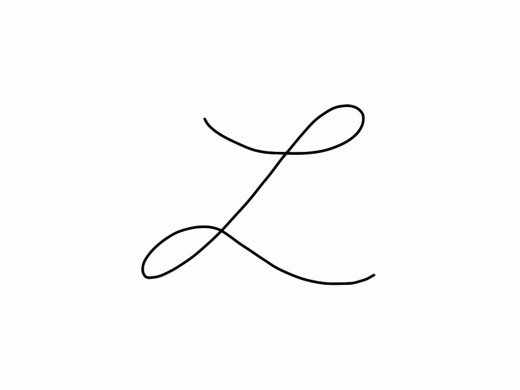
%> input picture l.jpg, 520 x 390 px
$ octave main.m   (GNU Octave 9; MATLAB toolbox functions it lacks are replaced by stand-ins)
%> lines starting %> are read from the running program, lines starting %| are printed output that depends on the picture; in (x1, y1, x2, y2) boxes, pixels count from 0 and x2, y2 are one past the last pixel; in counts of white or black regions, pixels touching at a corner belong together; the program's own positions count from 1
### imgcurve.m
function [imgcurvex, imgcurvey] = imgcurve(img)
    %stores all of the black pixels' coordinates in the image into curvex and curvey
    imgcurve=[];
    x=size(img,2);
    y=size(img,1);
    xx=[];
    yy=[];
    for i=1:1:x
        for n=1:1:y
            if img(n,i)==0
                xx=[xx i];
                yy=[yy n];

            end
        end
    end
    imgcurvex=xx;
    imgcurvey=y-yy;
end

### decloud.m
function [decloudcurve] = decloud(curvex, curvey, step)
    %initialize variables
    curve=[];
    n=[];
    zu=[];
    %create the combined curve array from curvex and curvey
    for i=1:1:size(curvex,2)
        curve=[curve; curvex(i) curvey(i)];
    end
    %main decloud loop
    for x=1:step:size(curve(:,1))
        %create array of all indexes of x values that are the same as
        %current x value
        n=find(curve(:,1)==curve(x,1));
        %initialize cell array of all y clusters for current x value
        ns={};
        %finds the difference between each adjecent point, stores all of
        %the indexes of all the breakpoints
        diffs=abs(diff(curve(n,2)));
        zs=find(diffs>1);
        if(size(zs,1)<1)
            %sets ns to n if there are no breakpoints
            ns=[ns; {n}];
        else
            %stores each cluster array in ns for each breakpoint
            brpt=1;
            u=1;
            nseval='ns=[';
            for k=1:1:size(zs,1)
                u=zs(k);
                nseval=strcat(nseval,' {n(',num2str(brpt),':1:',num2str(u),')}');
                brpt=u+1;
            end
            nseval=strcat(nseval, ' {n(',num2str(brpt),':1:',num2str(size(n,1)),')}];');
            eval(nseval);
        end
        %saves the average of each respective y cluster with the current x
        %value
        for t=1:1:size(ns,2)
            zu=[zu; x mean(curve(ns{t},2))];
        end
    end
    decloudcurve=zu;
end

### main.m
clear imgx imgy imgcurve image s k
%open image
image=imread('l.jpg');
%> image is the input picture: size 390x520x3 uint8; min 0, max 255, mean 251.4
%make it black and white
image=im2bw(image);
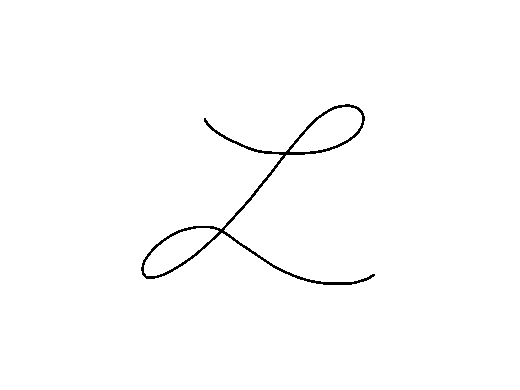
%> image: size 390x520 logical; 99% white; black in thin lines or dots, all inside (x1, y1, x2, y2) = (141, 104, 375, 285)
%define dimensions to be used in later functions
imagedim=size(image);
%> imagedim = [390 520]
%define how wide between each x input to be used in decloud.m
step=round(imagedim(2)/2);
%> step = 260
%apply imgcurve to image
[imgx, imgy]=imgcurve(image);
%> after the loop in imgcurve, `for i=1:1:x`: xx = 1988 values from 142 to 375; yy = 1988 values, max 285 at index 1567, min 105 at index 1750, mean 203.2
%> in imgcurve, `imgcurvex=xx;`: imgcurvex = 1988 values from 142 to 375
%> in imgcurve, `imgcurvey=y-yy;`: imgcurvey = 1988 values, max 285 at index 1750, min 105 at index 1567, mean 186.8
%> imgx = 1988 values from 142 to 375; imgy has the same summary as imgcurvey in imgcurve
%decloud curve
curvez=decloud(imgx*5, imgy, step);
%> the loop in decloud, `for i=1:1:size(curvex,2)` made 1988 passes
%> curve on passes 1 to 3: [710 122], [710 122; 710 121], [710 122; 710 121; 710 120]
%> after the loop in decloud, `for i=1:1:size(curvex,2)`: curve = 1988 rows, first 12: [710 122; 710 121; 710 120; 710 119; 715 126; 715 125; 715 124; 715 123; 715 122; 715 121; 715 120; 715 119]
%> the loop in decloud, `for x=1:step:size(curve(:,1))` made 8 passes
%> (x, n, ns, diffs, zs, nseval) on passes 2, 3, 4, 6: (261, [260; 261; 262; 263; 264; 265], {}, [1; 1; 32; 1; 1], 3, 'ns=[ {n(1:1:3)} {n(4:1:6)}];'), (521, [512; 513; 514; 515; 516; 517; 518; 519; 520; 521], {}, [1; 1; 95; 1; 1; 6; 1; 1; 1], [3; 6], 'ns=[ {n(1:1:3)} {n(4:1:6)} {n(7:1:10)}];'), (781, [779; 780; 781; 782; 783; 784; 785; 786; 787; 788], {}, [1; 1; 60; 1; 1; 1; 35; 1; 1], [3; 7], 'ns=[ {n(1:1:3)} {n(4:1:7)} {n(8:1:10)}];'), (1301, [1299; 1300; 1301; 1302; 1303; 1304; 1305; 1306; 1307; 1308], {}, [1; 1; 1; 9; 1; 1; 121; 1; 1], [4; 7], 'ns=[ {n(1:1:4)} {n(5:1:7)} {n(8:1:10)}];')
%> (x, ns, diffs, zs, nseval) on pass 5: (1041, {}, [1; 1; 22; 1; 1; 1; 1; 82; 1; 1], [3; 8], 'ns=[ {n(1:1:3)} {n(4:1:8)} {n(9:1:11)}];')
%> after the loop in decloud, `for x=1:step:size(curve(:,1))`: brpt = 7; u = 6; zu = 21 rows, first 12: [1 120.5; 261 158; 261 124; 521 258; 521 161; 521 152.5; 781 244; 781 181.5; 781 144; 1041 237; 1041 212; 1041 127]
%> in decloud, `decloudcurve=zu;`: decloudcurve has the same summary as zu
%> curvez has the same summary as zu in decloud
%make sure there are no duplicate points
curve=unique(curvez(:,:),'rows');
%> curve = 21 rows, first 12: [1 120.5; 261 124; 261 158; 521 152.5; 521 161; 521 258; 781 144; 781 181.5; 781 244; 1041 127; 1041 212; 1041 237]

%graph a scatter plot of all points in curve, and then prompt the user to
%order them by polling mouse input
scatter(curve(:,1), curve(:,2));
title('Click to define critical points, hit enter to finish');
h=gcf;
dcm_obj=datacursormode(h);
set(dcm_obj, 'DisplayStyle','datatip','Enable','on','SnapToDataVertex','on');
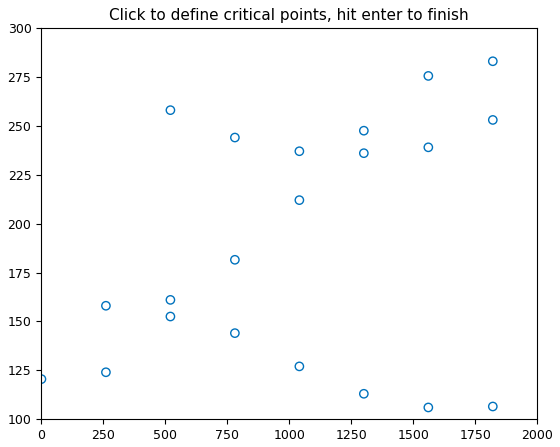
%> figure redrawn from the program's plot data
%> (the run ends here)

$ run again, with s.jpg copied over l.jpg
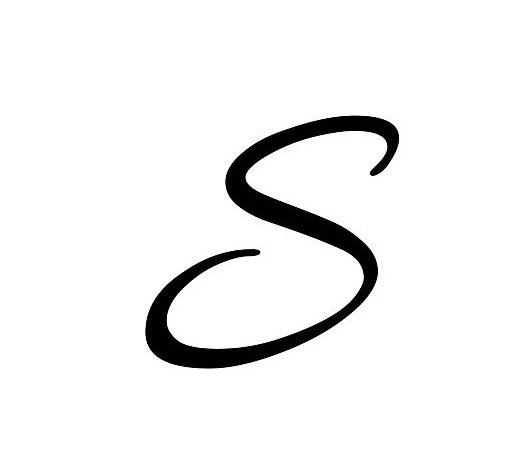
%> input picture s.jpg, 520 x 475 px
%> image is the input picture: size 475x520 uint8; min 0, max 255, mean 241.7
%> image: size 475x520 logical; 94.8% white; 1 black region, box (x1, y1, x2, y2) and area: (145, 116, 399, 369) 12853
%> the loop in decloud, `for i=1:1:size(curvex,2)` made 12853 passes
%> curve on passes 1 to 3: [730 146], [730 146; 730 145], [730 146; 730 145; 730 144]
%> the loop in decloud, `for x=1:step:size(curve(:,1))` made 50 passes
%> (x, ns, zs, nseval) on passes 6 to 13: (1301, {}, 27, 'ns=[ {n(1:1:27)} {n(28:1:61)}];'), (1561, {}, 21, 'ns=[ {n(1:1:21)} {n(22:1:48)}];'), (1821, {}, 17, 'ns=[ {n(1:1:17)} {n(18:1:41)}];'), (2081, {}, 15, 'ns=[ {n(1:1:15)} {n(16:1:37)}];'), (2341, {}, 13, 'ns=[ {n(1:1:13)} {n(14:1:34)}];'), (2601, {}, 12, 'ns=[ {n(1:1:12)} {n(13:1:32)}];'), (2861, {}, 11, 'ns=[ {n(1:1:11)} {n(12:1:31)}];'), (3121, {}, 10, 'ns=[ {n(1:1:10)} {n(11:1:29)}];')
%> after the loop in decloud, `for x=1:step:size(curve(:,1))`: brpt = 22; u = 21; zu = 130 rows, first 12: [1 143; 261 147; 521 148.5; 781 150; 1041 151; 1301 178; 1301 128.5; 1561 185; 1561 124; 1821 191; 1821 120.5; 2081 197]
%> decloudcurve has the same summary as zu
%> curvez has the same summary as zu in decloud
%> `curve=unique(curvez(:,:),'rows');`: curve = 130 rows, first 12: [1 143; 261 147; 521 148.5; 781 150; 1041 151; 1301 128.5; 1301 178; 1561 124; 1561 185; 1821 120.5; 1821 191; 2081 118.5]
%> `set(dcm_obj, 'DisplayStyle','datatip','Enable','on','SnapToDataVertex'..`:
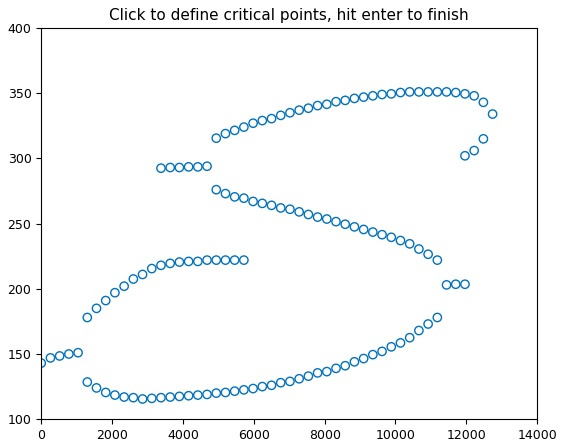
%> figure redrawn from the program's plot data
